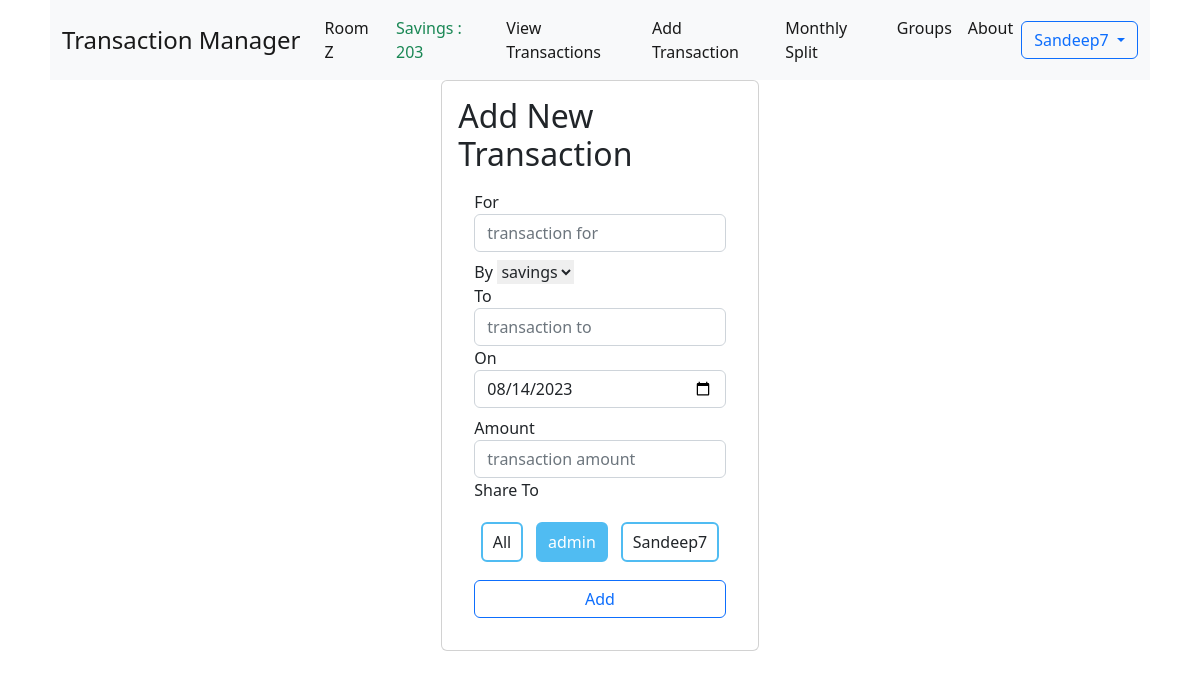
Page /group/1/transactions/add (signed in) on the committed database.
### group/models.py (models this page shows, shortened)
class Group(models.Model):
    name        = models.CharField(
                    _("Group Name"),
                    unique = True,
                    error_messages={
                        "unique": _("A group with that groupname already exists."),
                    },
                    max_length = 30,
                )
    created_by  = models.ForeignKey("core.User", on_delete = models.SET_NULL, null = True)
    created_on  = models.DateTimeField(default = timezone.now)
    savings     = models.IntegerField(verbose_name = "Savings", default = 0)
    maintainer  = models.ForeignKey(
                    "core.User",
                    verbose_name = "Savings Account Maintainer",
                    on_delete = models.SET_NULL,
                    related_name = "maintaining_groups",
                    related_query_name = "maintaining_groups",
                    blank = True,
                    null = True
                )
    inactive_members = models.ManyToManyField("core.User", related_name = "inactive_groups", blank = True)
    @property
    def get_members(self):
        return [x for x in self.members.all().order_by('id')]
    @property
    def get_active_members(self):
        inactive_members = self.inactive_members.all()
        return [x for x in self.get_members if x not in inactive_members]

### core/models.py (models this page shows, shortened)
class AbstractUser(AbstractBaseUser, PermissionsMixin):
    username_validator = UnicodeUsernameValidator()
    username        = models.CharField(
                        _("Username"),
                        max_length=150,
                        unique=True,
                        help_text=_(
                            "Required. 150 characters or fewer. Letters, digits and @/./+/-/_ only."
                        ),
                        validators=[username_validator],
                        error_messages={
                            "unique": _("A user with that username already exists."),
                        },
                    )
    password        = models.CharField(_("password"), max_length=128)
    first_name      = models.CharField(_("first name"), max_length=150, blank=True)
    last_name       = models.CharField(_("last name"), max_length=150, blank=True)
    mobile_number   = models.CharField(
                        blank = False,
                        unique = True,
                        max_length = 10,
                        help_text = "Enter 10 digit phone number only"
                    )
    email           = models.EmailField(_("email address"), blank=True)
    gender      = models.CharField(
                    max_length=50,
                    choices=sex_choice,
                    default='Male'
                )
    dob         = models.DateField(
                    _("date of birth"),
                    default=date.today,
                    null = True,
                    blank = True,
                    help_text="Please use the following format: <em>YYYY-MM-DD</em>."
                )
    date_joined     = models.DateTimeField(_("date joined"), default=timezone.now)
    is_staff        = models.BooleanField(
                        _("staff status"),
                        default = False,
                    )
    is_active       = models.BooleanField(
                        _("active"),
                        default = True,
                    )
    groups          = models.ManyToManyField("group.Group", related_name = "members", blank = True)
    objects = UserManager()
    EMAIL_FIELD = "email"
    USERNAME_FIELD = "username"
    REQUIRED_FIELDS = ["email"]
    class Meta:
        verbose_name = _("user")
        verbose_name_plural = _("users")
        abstract = True

class User(AbstractUser):
    pass

### group/views.py (the view)
# urls.py: path('group/<int:id>/transactions/add', views.add_group_transaction_view, name = "add transaction"),
@login_required
@group_member_login_required
def add_group_transaction_view(request, group):
    return render(request, 'pages/add_transaction.html', {
        'group' : group,
        'title' : f'Add Transaction in {group.name} Group',
        'is_individual_group' : len(group.get_members) == 1,
        'savings' : User.objects.get(username = "savings"),
        'transaction' : Transaction.objects.filter(id = request.GET.get('id')).first() if "id" in request.GET else None,
    })

### transaction_manager/templates/pages/add_transaction.html (shortened to what this page needs)
{% extends '../base.html' %}
{% block body %}
<div class="container">
    <div class="row justify-content-center align-items-center">
        <div class="col-xl-4 col-md-6 col-12">
            <div class="card p-3 col d-flex ">
                <h1 class="fs-2">Add New Transaction</h1>
                <div  class="card-body ">
                    <div class="card-text">
                        <form action="{% url 'transactions api' group.id %}" method="POST" class="d-flex flex-column">
                            <div class="form-group">
                                <label for="for">For</label>
                                <input type="text" class="form-control"  required autofocus name="for" id="for" placeholder="transaction for" value="{{ transaction.transaction_for }}">
                            </div>
                            <div class="form-group mt-2 md-2">
                                <label for="for">By</label>
                                <select  required autofocus class="" name="by" id="by">
                                    {% if user != group.maintainer %}
                                        <option value="{{ savings.username }}"  class="text-center" {% if transaction.by == savings %}selected{% endif %}>{{ savings.username }}</option>
                                    {% endif %}
                                </select>
                            </div>
                            <div class="form-group">
                                <label for="to">To</label>
                                <input type="text"  required autofocus class="form-control" name="to" id="to" placeholder="transaction to" value="{{ transaction.to }}">
                            </div>
                            <div class="form-group">
                                <label for="on">On</label>
                                <input type="date" required autofocus class="form-control" name="on" id="on" placeholder="transaction on" value="{{ transaction.on|date:"Y-m-d"   }}">
                            </div>
                            <div class="form-group mt-2">
                                <label for="amount">Amount</label>
                                <input type="number" required autofocus class="form-control" name="amount" id="amount" placeholder="transaction amount" value="{{ transaction.amount }}">
                            </div>
                            <div class="form-group show_list" >
                                <label for="share_to">Share To</label>
                                <div class="checkbox-parent">
                                    <article>
                                        <div>
                                            <span>
                                                All
                                            </span>
                                        </div>
                                    </article>
                                    {% for member in group.get_members %}
                                        <article>
                                            <div>
                                                <span>
                                                    {{ member.username }}
                                                </span>
                                            </div>
                                        </article>
                                    {% endfor %}
                                </div>
                            </div>
                            <input type="submit" value="{% if transaction %}Update{% else %}Add{% endif %}" class="btn btn-outline-primary mt-2 justify-content-center">
                        </form>
                    </div>
                </div>
            </div>
        </div>
    </div>
</div>
{% endblock %}

### transaction_manager/templates/nav.html (shortened to what this page needs)
<nav class="navbar navbar-expand-lg navbar-light bg-light">
  <div class="container-fluid">
    <a class="navbar-brand fs-4" href="{% url 'home' %}">Transaction Manager</a>
    <div class="collapse navbar-collapse" id="navbarSupportedContent">
        {% if user.is_authenticated %}
          <ul class="navbar-nav me-auto mb-2 mb-lg-0">
          {% if group %}
            <li class="nav-item">
              <a class="nav-link active" aria-current="page" href="{% url 'group' group.id %}">{{ group.name }}</a>
            </li>
            {% if group.savings != 0 %}
              <li class="nav-item">
                <a class="nav-link active text-success" id="savings_amount" aria-current="page" href="{% url 'transactions monthly split' group.id %}">Savings : {{ group.savings }}
                </a>
              </li>
            {% endif %}
            <li class="nav-item">
              <a class="nav-link active" aria-current="page" href="{% url 'transactions' group.id %}">View Transactions</a>
            </li>
            <li class="nav-item">
              <a class="nav-link active" aria-current="page" href="{% url 'add transaction' group.id %}">Add Transaction</a>
            </li>
            <li class="nav-item">
              <a class="nav-link active" aria-current="page" href="{% url 'transactions monthly split' group.id %}">Monthly Split</a>
            </li>
          {% endif %}
          <li class="nav-item">
            <a class="nav-link active" aria-current="page" href="{% url 'groups' %}">Groups</a>
          </li>
          <li class="nav-item">
            <a class="nav-link active" aria-current="page" href="{% url 'about' %}">About</a>
          </li>
        </ul>
        {% endif %}
				{% if user.is_authenticated %}
        <div class="navbar-nav">
					<div class="nav-item dropdown" style="">
            <button class="btn btn-outline-primary dropdown-toggle" type="button" data-bs-toggle="dropdown" aria-expanded="false">
              {{ user.username }}
            </button>
          </div>
        </div>
        {% else %}
					<div class="form-inline my-2 my-lg-0">
						<a href="{% url 'login' %}" class="btn btn-outline-success">Login</a>
						<a href="{% url 'signup' %}" class="btn btn-primary ml-3">Signup</a>
					</div>
				{% endif %}
      </div>
    </div>
  </nav>

### rows in the picture
Group: name "Room Z", savings "203", by "savings"
User: username "Sandeep7"
User: username "admin"
